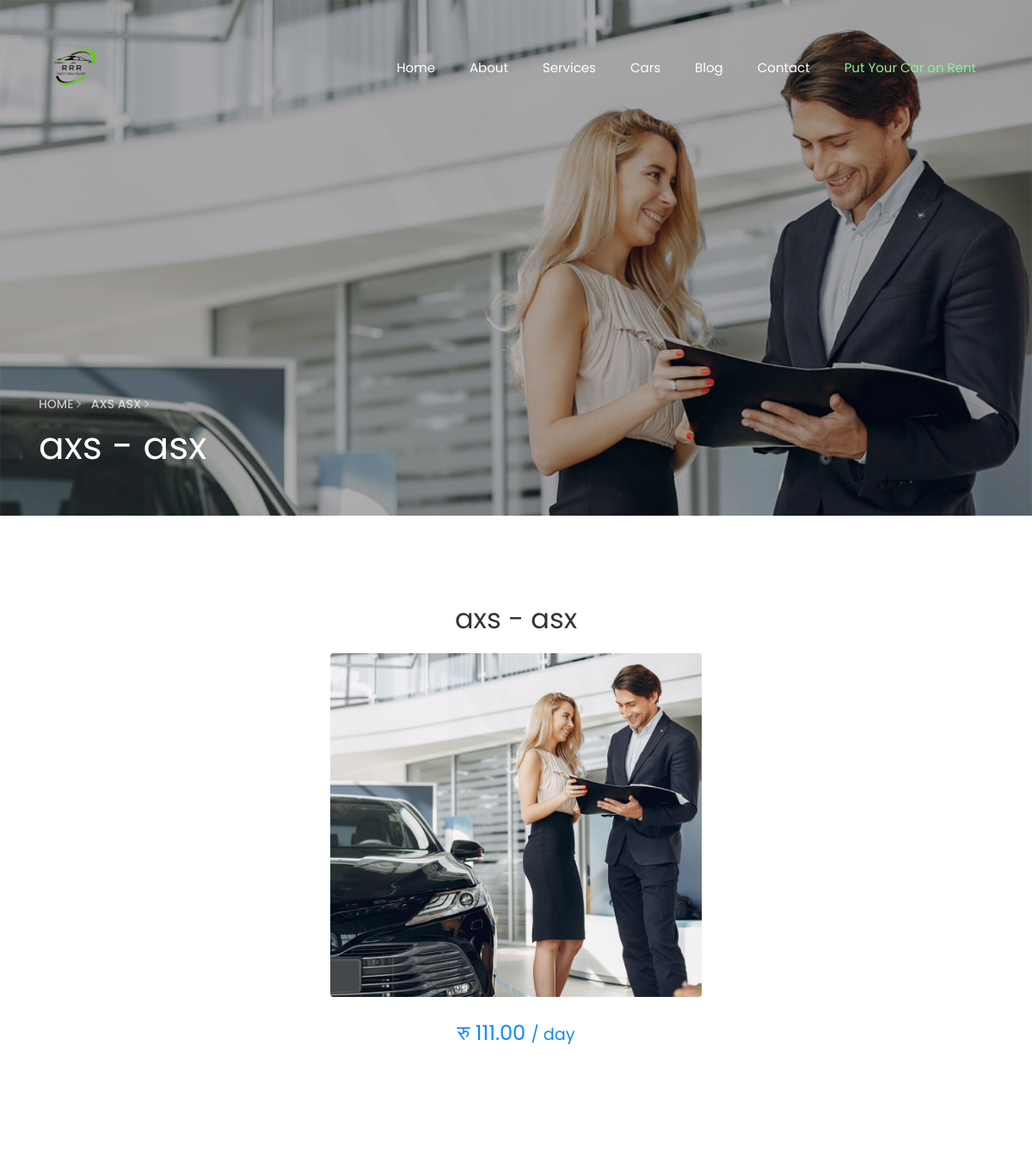
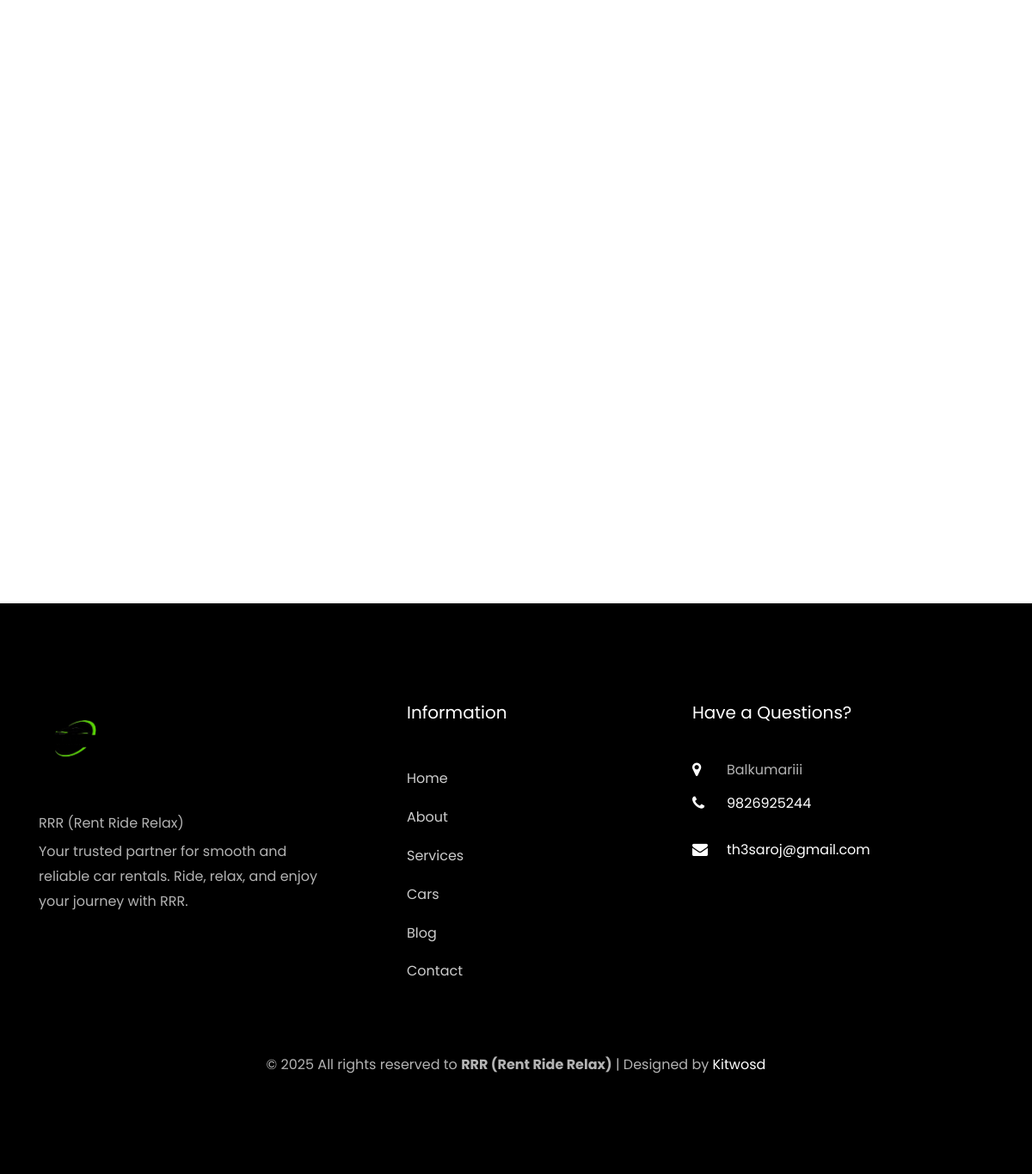
The app's page /book/user-car/1/ with its own data (2 pictures, top to bottom).
### app/models.py (models this page shows, shortened)
class VehicleImage(models.Model):
    vehicle = models.ForeignKey(Vehicle, on_delete=models.CASCADE, related_name='images')
    image = models.ImageField(upload_to='vehicle_images/')

class CarRentalRequest(models.Model):
    STATUS_CHOICES = [
        ('pending', 'Pending'),
        ('accepted', 'Accepted'),
        ('rejected', 'Rejected'),
    ]
    full_name = models.CharField(max_length=100)
    phone_number = models.CharField(max_length=15)
    car_brand = models.CharField(max_length=100)
    car_model = models.CharField(max_length=100)
    description = models.TextField()
    bluebook_image = models.ImageField(upload_to='bluebooks/')
    status = models.CharField(max_length=10, choices=STATUS_CHOICES, default='pending')
    submitted_at = models.DateTimeField(auto_now_add=True)

class CarSpec(models.Model):
    rental = models.OneToOneField(CarRentalRequest, on_delete=models.CASCADE, related_name='specs')
    price_per_day = models.DecimalField(max_digits=8, decimal_places=2, blank=True, null=True)
    mileage = models.PositiveIntegerField(blank=True, null=True)
    transmission = models.CharField(max_length=50, blank=True, null=True, choices=[
        ('manual', 'Manual'),
        ('automatic', 'Automatic'),
    ])
    seats = models.PositiveIntegerField(blank=True, null=True)
    luggage_capacity = models.PositiveIntegerField(blank=True, null=True, help_text="Luggage capacity in liters")

class ContactDetail(models.Model):
    address = models.CharField(max_length=255)
    phone = models.CharField(max_length=20)
    email = models.EmailField()
    twitter = models.URLField(blank=True, null=True)
    facebook = models.URLField(blank=True, null=True)
    instagram = models.URLField(blank=True, null=True)

### app/views.py (the view, shortened to what this page needs)
# urls.py: path('book/user-car/<int:id>/', views.book_user_vehicle, name='book_user_vehicle'),
def book_user_vehicle(request, id):
    rental = get_object_or_404(CarRentalRequest, id=id, status='accepted')
    return render(request, 'frontend/booking/user_vehicle_booking.html', {
        'rental': rental,
        'specs': getattr(rental, 'specs', None),
        'image': rental.images.first() if rental.images.exists() else None
    })

### app/context_processors.py (called while the page is built)
def contact_detail(request):
    detail = ContactDetail.objects.first()
    return {'contact_detail': detail}

### templates/frontend/booking/user_vehicle_booking.html (shortened to what this page needs)
{% extends 'base/base.html' %}
{% load static %}
{% block content %}
<section class="hero-wrap hero-wrap-2 js-fullheight" style="background-image: url('{{ image.image.url }}');" data-stellar-background-ratio="0.5">
  <div class="overlay"></div>
  <div class="container">
    <div class="row no-gutters slider-text js-fullheight align-items-end justify-content-start">
      <div class="col-md-9 ftco-animate pb-5">
        <p class="breadcrumbs">
          <span class="mr-2"><a href="{% url 'index' %}">Home <i class="ion-ios-arrow-forward"></i></a></span>
          <span>{{ rental.car_brand }} {{ rental.car_model }} <i class="ion-ios-arrow-forward"></i></span>
        </p>
        <h1 class="mb-3 bread">{{ rental.car_brand }} - {{ rental.car_model }}</h1>
      </div>
    </div>
  </div>
</section>
<section class="ftco-section ftco-car-details">
  <div class="container">
    <div class="row justify-content-center mb-5">
      <div class="col-md-10 text-center ftco-animate">
        <h2 class="mb-3">{{ rental.car_brand }} - {{ rental.car_model }}</h2>
        {% if image %}
        <img src="{{ image.image.url }}" class="img-fluid rounded mb-4" alt="Vehicle Image" style="max-height: 400px;">
        {% endif %}
        {% if specs %}
        <p class="price text-primary h4">रु {{ specs.price_per_day }} <small>/ day</small></p>
        {% else %}
        <p class="price text-muted h4">No pricing info available</p>
        {% endif %}
      </div>
    </div>
    <div class="row justify-content-center">
    </div>
  </div>
</section>
{% endblock %}

### templates/base/base.html (shortened to what this page needs)
{% load static %}
<!DOCTYPE html>
<html lang="en">
<head>
  <link rel="stylesheet" href="{% static 'css/open-iconic-bootstrap.min.css' %}">
  <link rel="stylesheet" href="{% static 'css/animate.css' %}">
  <link rel="stylesheet" href="{% static 'css/owl.carousel.min.css' %}">
  <link rel="stylesheet" href="{% static 'css/owl.theme.default.min.css' %}">
  <link rel="stylesheet" href="{% static 'css/magnific-popup.css' %}">
  <link rel="stylesheet" href="{% static 'css/aos.css' %}">
  <link rel="stylesheet" href="{% static 'css/ionicons.min.css' %}">
  <link rel="stylesheet" href="{% static 'css/bootstrap-datepicker.css' %}">
  <link rel="stylesheet" href="{% static 'css/jquery.timepicker.css' %}">
  <link rel="stylesheet" href="{% static 'css/flaticon.css' %}">
  <link rel="stylesheet" href="{% static 'css/icomoon.css' %}">
  <link rel="stylesheet" href="{% static 'css/style.css' %}">
</head>
<body>
<nav class="navbar navbar-expand-lg navbar-dark ftco_navbar bg-dark ftco-navbar-light" id="ftco-navbar">
  <div class="container">
    <a class="navbar-brand" href="{% url 'index' %}">
      <img src="{% static 'images/logo.png' %}" alt="Carbook Logo" style="max-height: 90px;">
    </a>
    <div class="collapse navbar-collapse" id="ftco-nav">
      <ul class="navbar-nav ml-auto">
        <li class="nav-item"><a href="{% url 'index' %}" class="nav-link">Home</a></li>
        <li class="nav-item"><a href="{% url 'about' %}" class="nav-link">About</a></li>
        <li class="nav-item"><a href="{% url 'servicess' %}" class="nav-link">Services</a></li>
        <li class="nav-item"><a href="{% url 'car' %}" class="nav-link">Cars</a></li>
        <li class="nav-item"><a href="{% url 'blog_list' %}" class="nav-link">Blog</a></li>
        <li class="nav-item"><a href="{% url 'contact' %}" class="nav-link">Contact</a></li>
        <li class="nav-item">
          <a href="{% url 'put_car_on_rent' %}" class="nav-link" style="color: #90ee90;">Put Your Car on Rent</a>
        </li>
      </ul>
    </div>
  </div>
</nav>
  <main>
    {% block content %}
    {% endblock %}
  </main>
<footer class="ftco-footer ftco-bg-dark ftco-section">
  <div class="container">
    <div class="row mb-5">
      <div class="col-md">
        <div class="ftco-footer-widget mb-4">
          <h2 class="ftco-heading-2">
            <img src="{% static 'images/logo.png' %}" alt="Carbook Logo" style="max-height: 90px;">
          </h2>
          <p class="fw-bold mb-1">RRR (Rent Ride Relax)</p>
          <p class="mb-3 fst-italic">
            Your trusted partner for smooth and reliable car rentals. Ride, relax, and enjoy your journey with RRR.
          </p>
          <ul class="ftco-footer-social list-unstyled d-flex gap-3">
          </ul>
        </div>
      </div>
      <div class="col-md">
        <div class="ftco-footer-widget mb-4 ml-md-5">
          <h2 class="ftco-heading-2">Information</h2>
          <ul class="list-unstyled">
            <li><a href="{% url 'index' %}" class="py-2 d-block">Home</a></li>
            <li><a href="{% url 'about' %}" class="py-2 d-block">About</a></li>
            <li><a href="{% url 'servicess' %}" class="py-2 d-block">Services</a></li>
            <li><a href="{% url 'car' %}" class="py-2 d-block">Cars</a></li>
            <li><a href="{% url 'blog_list' %}" class="py-2 d-block">Blog</a></li>
            <li><a href="{% url 'contact' %}" class="py-2 d-block">Contact</a></li>
          </ul>
        </div>
      </div>
      <div class="col-md">
        <div class="ftco-footer-widget mb-4">
          <h2 class="ftco-heading-2">Have a Questions?</h2>
          <div class="block-23 mb-3">
            <ul>
              {% if contact_detail and contact_detail.address %}
              <li>
                <span class="icon icon-map-marker"></span>
                <span class="text">{{ contact_detail.address }}</span>
              </li>
              {% endif %}
              {% if contact_detail and contact_detail.phone %}
              <li>
                <a href="tel:{{ contact_detail.phone }}">
                  <span class="icon icon-phone"></span>
                  <span class="text">{{ contact_detail.phone }}</span>
                </a>
              </li>
              {% endif %}
              {% if contact_detail and contact_detail.email %}
              <li>
                <a href="mailto:{{ contact_detail.email }}">
                  <span class="icon icon-envelope"></span>
                  <span class="text">{{ contact_detail.email }}</span>
                </a>
              </li>
              {% endif %}
            </ul>
          </div>
        </div>
      </div>
    </div>
    <div class="row">
      <div class="col-md-12 text-center">
        <p class="mb-0">
          &copy; <script>document.write(new Date().getFullYear());</script> All rights reserved to
          <strong>RRR (Rent Ride Relax)</strong> | Designed by
          <a href="https://kitwosd.com" target="_blank" rel="noopener noreferrer" class="text-white text-decoration-underline">Kitwosd</a>
        </p>
      </div>
    </div>
  </div>
</footer>
</body>
</html>

### static/css/icomoon.css (style rules this page uses)
[class^="icon-"], [class*=" icon-"] { font-family: 'icomoon' !important; speak: none; font-style: normal; font-weight: normal; font-variant: normal; text-transform: none; line-height: 1; -webkit-font-smoothing: antialiased; -moz-osx-font-smoothing: grayscale; }
.icon-map-marker:before { content: "\f041"; }
.icon-phone:before { content: "\f095"; }
.icon-envelope:before { content: "\f0e0"; }

### records on screen
VehicleImage: image (picture)
CarRentalRequest: car_brand "AXS", car_model "ASX", car_brand "axs", car_model "asx"
CarSpec: price_per_day "111.00"
ContactDetail: address "Balkumariii", phone "9826925244", email "th3saroj@gmail.com"
